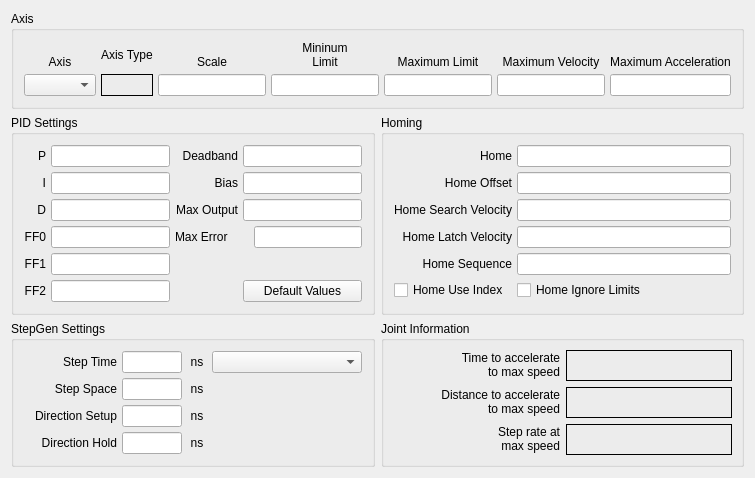
          <widget class="QWidget" name="joint4tab">
           <attribute name="title">
            <string>Joint 4</string>
           </attribute>
           <layout class="QGridLayout" name="gridLayout_25">
            <item row="0" column="0" colspan="2">
             <widget class="QGroupBox" name="jointAxisGroup_4">
              <property name="title">
               <string>Axis</string>
              </property>
              <layout class="QGridLayout" name="gridLayout_22">
               <property name="margin">
                <number>10</number>
               </property>
               <property name="spacing">
                <number>5</number>
               </property>
               <item row="1" column="0">
                <widget class="QComboBox" name="axisCB_4"/>
               </item>
               <item row="0" column="3">
                <widget class="QLabel" name="label_66">
                 <property name="text">
                  <string>&lt;html&gt;&lt;head/&gt;&lt;body&gt;&lt;p&gt;Mininum&lt;br/&gt;Limit&lt;/p&gt;&lt;/body&gt;&lt;/html&gt;</string>
                 </property>
                 <property name="alignment">
                  <set>Qt::AlignBottom|Qt::AlignHCenter</set>
                 </property>
                 <property name="wordWrap">
                  <bool>true</bool>
                 </property>
                </widget>
               </item>
               <item row="0" column="0">
                <widget class="QLabel" name="label_59">
                 <property name="text">
                  <string>Axis</string>
                 </property>
                 <property name="alignment">
                  <set>Qt::AlignBottom|Qt::AlignHCenter</set>
                 </property>
                </widget>
               </item>
               <item row="1" column="3">
                <widget class="QLineEdit" name="minLimit_4">
                 <property name="alignment">
                  <set>Qt::AlignRight|Qt::AlignTrailing|Qt::AlignVCenter</set>
                 </property>
                </widget>
               </item>
               <item row="1" column="4">
                <widget class="QLineEdit" name="maxLimit_4">
                 <property name="alignment">
                  <set>Qt::AlignRight|Qt::AlignTrailing|Qt::AlignVCenter</set>
                 </property>
                </widget>
               </item>
               <item row="0" column="4">
                <widget class="QLabel" name="label_71">
                 <property name="text">
                  <string>Maximum Limit</string>
                 </property>
                 <property name="textFormat">
                  <enum>Qt::AutoText</enum>
                 </property>
                 <property name="alignment">
                  <set>Qt::AlignBottom|Qt::AlignHCenter</set>
                 </property>
                 <property name="wordWrap">
                  <bool>true</bool>
                 </property>
                </widget>
               </item>
               <item row="0" column="5">
                <widget class="QLabel" name="label_80">
                 <property name="text">
                  <string>Maximum Velocity</string>
                 </property>
                 <property name="alignment">
                  <set>Qt::AlignBottom|Qt::AlignHCenter</set>
                 </property>
                 <property name="wordWrap">
                  <bool>true</bool>
                 </property>
                </widget>
               </item>
               <item row="1" column="5">
                <widget class="QLineEdit" name="maxVelocity_4">
                 <property name="alignment">
                  <set>Qt::AlignRight|Qt::AlignTrailing|Qt::AlignVCenter</set>
                 </property>
                </widget>
               </item>
               <item row="0" column="2">
                <widget class="QLabel" name="label_61">
                 <property name="text">
                  <string>Scale</string>
                 </property>
                 <property name="alignment">
                  <set>Qt::AlignBottom|Qt::AlignHCenter</set>
                 </property>
                </widget>
               </item>
               <item row="0" column="6">
                <widget class="QLabel" name="label_81">
                 <property name="text">
                  <string>Maximum Acceleration</string>
                 </property>
                 <property name="alignment">
                  <set>Qt::AlignBottom|Qt::AlignHCenter</set>
                 </property>
                 <property name="wordWrap">
                  <bool>true</bool>
                 </property>
                </widget>
               </item>
               <item row="1" column="6">
                <widget class="QLineEdit" name="maxAccel_4">
                 <property name="alignment">
                  <set>Qt::AlignRight|Qt::AlignTrailing|Qt::AlignVCenter</set>
                 </property>
                </widget>
               </item>
               <item row="0" column="1">
                <widget class="QLabel" name="label_31">
                 <property name="text">
                  <string>Axis Type</string>
                 </property>
                </widget>
               </item>
               <item row="1" column="1">
                <widget class="QLabel" name="axisType_4">
                 <property name="frameShape">
                  <enum>QFrame::Box</enum>
                 </property>
                 <property name="text">
                  <string/>
                 </property>
                </widget>
               </item>
               <item row="1" column="2">
                <widget class="QLineEdit" name="scale_4"/>
               </item>
              </layout>
             </widget>
            </item>
            <item row="1" column="0">
             <widget class="QGroupBox" name="groupBox_19">
              <property name="title">
               <string>PID Settings</string>
              </property>
              <layout class="QGridLayout" name="gridLayout_23">
               <property name="margin">
                <number>10</number>
               </property>
               <property name="spacing">
                <number>5</number>
               </property>
               <item row="0" column="0">
                <widget class="QLabel" name="label_254">
                 <property name="text">
                  <string>P</string>
                 </property>
                 <property name="alignment">
                  <set>Qt::AlignRight|Qt::AlignTrailing|Qt::AlignVCenter</set>
                 </property>
                </widget>
               </item>
               <item row="0" column="1">
                <widget class="QLineEdit" name="p_4">
                 <property name="text">
                  <string/>
                 </property>
                 <property name="alignment">
                  <set>Qt::AlignRight|Qt::AlignTrailing|Qt::AlignVCenter</set>
                 </property>
                </widget>
               </item>
               <item row="0" column="2">
                <widget class="QLabel" name="label_255">
                 <property name="text">
                  <string>Deadband</string>
                 </property>
                 <property name="alignment">
                  <set>Qt::AlignRight|Qt::AlignTrailing|Qt::AlignVCenter</set>
                 </property>
                </widget>
               </item>
               <item row="0" column="3">
                <widget class="QLineEdit" name="deadband_4">
                 <property name="text">
                  <string/>
                 </property>
                 <property name="alignment">
                  <set>Qt::AlignRight|Qt::AlignTrailing|Qt::AlignVCenter</set>
                 </property>
                </widget>
               </item>
               <item row="1" column="0">
                <widget class="QLabel" name="label_256">
                 <property name="text">
                  <string>I</string>
                 </property>
                 <property name="alignment">
                  <set>Qt::AlignRight|Qt::AlignTrailing|Qt::AlignVCenter</set>
                 </property>
                </widget>
               </item>
               <item row="1" column="1">
                <widget class="QLineEdit" name="i_4">
                 <property name="text">
                  <string/>
                 </property>
                 <property name="alignment">
                  <set>Qt::AlignRight|Qt::AlignTrailing|Qt::AlignVCenter</set>
                 </property>
                </widget>
               </item>
               <item row="1" column="2">
                <widget class="QLabel" name="label_257">
                 <property name="text">
                  <string>Bias</string>
                 </property>
                 <property name="alignment">
                  <set>Qt::AlignRight|Qt::AlignTrailing|Qt::AlignVCenter</set>
                 </property>
                </widget>
               </item>
               <item row="1" column="3">
                <widget class="QLineEdit" name="bias_4">
                 <property name="text">
                  <string/>
                 </property>
                 <property name="alignment">
                  <set>Qt::AlignRight|Qt::AlignTrailing|Qt::AlignVCenter</set>
                 </property>
                </widget>
               </item>
               <item row="2" column="0">
                <widget class="QLabel" name="label_258">
                 <property name="text">
                  <string>D</string>
                 </property>
                 <property name="alignment">
                  <set>Qt::AlignRight|Qt::AlignTrailing|Qt::AlignVCenter</set>
                 </property>
                </widget>
               </item>
               <item row="2" column="1">
                <widget class="QLineEdit" name="d_4">
                 <property name="text">
                  <string/>
                 </property>
                 <property name="alignment">
                  <set>Qt::AlignRight|Qt::AlignTrailing|Qt::AlignVCenter</set>
                 </property>
                </widget>
               </item>
               <item row="2" column="2">
                <widget class="QLabel" name="label_259">
                 <property name="text">
                  <string>Max Output</string>
                 </property>
                 <property name="alignment">
                  <set>Qt::AlignRight|Qt::AlignTrailing|Qt::AlignVCenter</set>
                 </property>
                </widget>
               </item>
               <item row="2" column="3">
                <widget class="QLineEdit" name="maxOutput_4">
                 <property name="text">
                  <string/>
                 </property>
                 <property name="alignment">
                  <set>Qt::AlignRight|Qt::AlignTrailing|Qt::AlignVCenter</set>
                 </property>
                </widget>
               </item>
               <item row="3" column="0">
                <widget class="QLabel" name="label_260">
                 <property name="text">
                  <string>FF0</string>
                 </property>
                 <property name="alignment">
                  <set>Qt::AlignRight|Qt::AlignTrailing|Qt::AlignVCenter</set>
                 </property>
                </widget>
               </item>
               <item row="3" column="1">
                <widget class="QLineEdit" name="ff0_4">
                 <property name="text">
                  <string/>
                 </property>
                 <property name="alignment">
                  <set>Qt::AlignRight|Qt::AlignTrailing|Qt::AlignVCenter</set>
                 </property>
                </widget>
               </item>
               <item row="4" column="0">
                <widget class="QLabel" name="label_262">
                 <property name="text">
                  <string>FF1</string>
                 </property>
                 <property name="alignment">
                  <set>Qt::AlignRight|Qt::AlignTrailing|Qt::AlignVCenter</set>
                 </property>
                </widget>
               </item>
               <item row="4" column="1">
                <widget class="QLineEdit" name="ff1_4">
                 <property name="text">
                  <string/>
                 </property>
                 <property name="alignment">
                  <set>Qt::AlignRight|Qt::AlignTrailing|Qt::AlignVCenter</set>
                 </property>
                </widget>
               </item>
               <item row="5" column="0">
                <widget class="QLabel" name="label_263">
                 <property name="text">
                  <string>FF2</string>
                 </property>
                 <property name="alignment">
                  <set>Qt::AlignRight|Qt::AlignTrailing|Qt::AlignVCenter</set>
                 </property>
                </widget>
               </item>
               <item row="5" column="1">
                <widget class="QLineEdit" name="ff2_4">
                 <property name="text">
                  <string/>
                 </property>
                 <property name="alignment">
                  <set>Qt::AlignRight|Qt::AlignTrailing|Qt::AlignVCenter</set>
                 </property>
                </widget>
               </item>
               <item row="5" column="3">
                <widget class="QPushButton" name="pidDefault_4">
                 <property name="text">
                  <string>Default Values</string>
                 </property>
                </widget>
               </item>
               <item row="3" column="3" alignment="Qt::AlignRight">
                <widget class="QLineEdit" name="maxError_4"/>
               </item>
               <item row="3" column="2">
                <widget class="QLabel" name="label_188">
                 <property name="text">
                  <string>Max Error</string>
                 </property>
                </widget>
               </item>
              </layout>
             </widget>
            </item>
            <item row="1" column="1">
             <widget class="QGroupBox" name="groupBox_17">
              <property name="title">
               <string>Homing</string>
              </property>
              <layout class="QGridLayout" name="gridLayout_21">
               <property name="margin">
                <number>10</number>
               </property>
               <property name="spacing">
                <number>5</number>
               </property>
               <item row="0" column="0">
                <widget class="QLabel" name="label_98">
                 <property name="text">
                  <string>Home</string>
                 </property>
                 <property name="alignment">
                  <set>Qt::AlignRight|Qt::AlignTrailing|Qt::AlignVCenter</set>
                 </property>
                </widget>
               </item>
               <item row="0" column="1">
                <widget class="QLineEdit" name="home_4">
                 <property name="toolTip">
                  <string>&lt;html&gt;&lt;head/&gt;&lt;body&gt;&lt;p&gt;Home is usually set to 0&lt;/p&gt;&lt;/body&gt;&lt;/html&gt;</string>
                 </property>
                 <property name="alignment">
                  <set>Qt::AlignLeading|Qt::AlignLeft|Qt::AlignVCenter</set>
                 </property>
                </widget>
               </item>
               <item row="1" column="0">
                <widget class="QLabel" name="label_99">
                 <property name="text">
                  <string>Home Offset</string>
                 </property>
                 <property name="alignment">
                  <set>Qt::AlignRight|Qt::AlignTrailing|Qt::AlignVCenter</set>
                 </property>
                </widget>
               </item>
               <item row="1" column="1">
                <widget class="QLineEdit" name="homeOffset_4">
                 <property name="toolTip">
                  <string>&lt;html&gt;&lt;head/&gt;&lt;body&gt;&lt;p&gt;Home Offset can be used to back off of the home switch&lt;/p&gt;&lt;/body&gt;&lt;/html&gt;</string>
                 </property>
                 <property name="alignment">
                  <set>Qt::AlignLeading|Qt::AlignLeft|Qt::AlignVCenter</set>
                 </property>
                </widget>
               </item>
               <item row="2" column="0">
                <widget class="QLabel" name="label_100">
                 <property name="text">
                  <string>Home Search Velocity</string>
                 </property>
                 <property name="alignment">
                  <set>Qt::AlignRight|Qt::AlignTrailing|Qt::AlignVCenter</set>
                 </property>
                </widget>
               </item>
               <item row="2" column="1">
                <widget class="QLineEdit" name="homeSearchVel_4">
                 <property name="toolTip">
                  <string>&lt;html&gt;&lt;head/&gt;&lt;body&gt;&lt;p&gt;Search Velocity is in units per second&lt;/p&gt;&lt;/body&gt;&lt;/html&gt;</string>
                 </property>
                 <property name="alignment">
                  <set>Qt::AlignLeading|Qt::AlignLeft|Qt::AlignVCenter</set>
                 </property>
                </widget>
               </item>
               <item row="3" column="0">
                <widget class="QLabel" name="label_101">
                 <property name="text">
                  <string>Home Latch Velocity</string>
                 </property>
                 <property name="alignment">
                  <set>Qt::AlignRight|Qt::AlignTrailing|Qt::AlignVCenter</set>
                 </property>
                </widget>
               </item>
               <item row="3" column="1">
                <widget class="QLineEdit" name="homeLatchVel_4">
                 <property name="toolTip">
                  <string>&lt;html&gt;&lt;head/&gt;&lt;body&gt;&lt;p&gt;Latch Velocity is in user units per second&lt;br/&gt;usually set slower than Search Velocity&lt;/p&gt;&lt;/body&gt;&lt;/html&gt;</string>
                 </property>
                 <property name="alignment">
                  <set>Qt::AlignLeading|Qt::AlignLeft|Qt::AlignVCenter</set>
                 </property>
                </widget>
               </item>
               <item row="5" column="0">
                <widget class="QCheckBox" name="homeUseIndex_4">
                 <property name="text">
                  <string>Home Use Index</string>
                 </property>
                </widget>
               </item>
               <item row="5" column="1">
                <widget class="QCheckBox" name="homeIgnoreLimits_4">
                 <property name="text">
                  <string>Home Ignore Limits</string>
                 </property>
                </widget>
               </item>
               <item row="4" column="1">
                <widget class="QLineEdit" name="homeSequence_4">
                 <property name="toolTip">
                  <string>&lt;html&gt;&lt;head/&gt;&lt;body&gt;&lt;p&gt;Home sequences start at 0 and do not skip a number.&lt;/p&gt;&lt;p&gt;Multiple joint axis use a negative number.&lt;/p&gt;&lt;p&gt;Leave blank to home the joint manually.&lt;/p&gt;&lt;/body&gt;&lt;/html&gt;</string>
                 </property>
                </widget>
               </item>
               <item row="4" column="0">
                <widget class="QLabel" name="label_141">
                 <property name="text">
                  <string>Home Sequence</string>
                 </property>
                 <property name="alignment">
                  <set>Qt::AlignRight|Qt::AlignTrailing|Qt::AlignVCenter</set>
                 </property>
                </widget>
               </item>
              </layout>
             </widget>
            </item>
            <item row="2" column="0">
             <widget class="QGroupBox" name="groupBox_20">
              <property name="title">
               <string>StepGen Settings</string>
              </property>
              <layout class="QGridLayout" name="gridLayout_24">
               <property name="margin">
                <number>10</number>
               </property>
               <property name="spacing">
                <number>5</number>
               </property>
               <item row="0" column="0">
                <widget class="QLabel" name="label_106">
                 <property name="text">
                  <string>Step Time</string>
                 </property>
                 <property name="alignment">
                  <set>Qt::AlignRight|Qt::AlignTrailing|Qt::AlignVCenter</set>
                 </property>
                </widget>
               </item>
               <item row="0" column="1">
                <widget class="QLineEdit" name="stepTime_4">
                 <property name="maximumSize">
                  <size>
                   <width>60</width>
                   <height>16777215</height>
                  </size>
                 </property>
                 <property name="inputMask">
                  <string/>
                 </property>
                 <property name="text">
                  <string/>
                 </property>
                 <property name="alignment">
                  <set>Qt::AlignRight|Qt::AlignTrailing|Qt::AlignVCenter</set>
                 </property>
                </widget>
               </item>
               <item row="0" column="2">
                <widget class="QLabel" name="label_132">
                 <property name="minimumSize">
                  <size>
                   <width>20</width>
                   <height>0</height>
                  </size>
                 </property>
                 <property name="maximumSize">
                  <size>
                   <width>20</width>
                   <height>16777215</height>
                  </size>
                 </property>
                 <property name="text">
                  <string>ns</string>
                 </property>
                 <property name="alignment">
                  <set>Qt::AlignCenter</set>
                 </property>
                </widget>
               </item>
               <item row="1" column="0">
                <widget class="QLabel" name="label_133">
                 <property name="text">
                  <string>Step Space</string>
                 </property>
                 <property name="alignment">
                  <set>Qt::AlignRight|Qt::AlignTrailing|Qt::AlignVCenter</set>
                 </property>
                </widget>
               </item>
               <item row="1" column="1">
                <widget class="QLineEdit" name="stepSpace_4">
                 <property name="maximumSize">
                  <size>
                   <width>60</width>
                   <height>16777215</height>
                  </size>
                 </property>
                 <property name="text">
                  <string/>
                 </property>
                 <property name="alignment">
                  <set>Qt::AlignRight|Qt::AlignTrailing|Qt::AlignVCenter</set>
                 </property>
                </widget>
               </item>
               <item row="1" column="2">
                <widget class="QLabel" name="label_134">
                 <property name="minimumSize">
                  <size>
                   <width>20</width>
                   <height>0</height>
                  </size>
                 </property>
                 <property name="maximumSize">
                  <size>
                   <width>20</width>
                   <height>16777215</height>
                  </size>
                 </property>
                 <property name="text">
                  <string>ns</string>
                 </property>
                 <property name="alignment">
                  <set>Qt::AlignCenter</set>
                 </property>
                </widget>
               </item>
               <item row="2" column="0">
                <widget class="QLabel" name="label_135">
                 <property name="text">
                  <string>Direction Setup</string>
                 </property>
                 <property name="alignment">
                  <set>Qt::AlignRight|Qt::AlignTrailing|Qt::AlignVCenter</set>
                 </property>
                </widget>
               </item>
               <item row="2" column="1">
                <widget class="QLineEdit" name="dirSetup_4">
                 <property name="maximumSize">
                  <size>
                   <width>60</width>
                   <height>16777215</height>
                  </size>
                 </property>
                 <property name="text">
                  <string/>
                 </property>
                 <property name="alignment">
                  <set>Qt::AlignRight|Qt::AlignTrailing|Qt::AlignVCenter</set>
                 </property>
                </widget>
               </item>
               <item row="2" column="2">
                <widget class="QLabel" name="label_136">
                 <property name="minimumSize">
                  <size>
                   <width>20</width>
                   <height>0</height>
                  </size>
                 </property>
                 <property name="maximumSize">
                  <size>
                   <width>20</width>
                   <height>16777215</height>
                  </size>
                 </property>
                 <property name="text">
                  <string>ns</string>
                 </property>
                 <property name="alignment">
                  <set>Qt::AlignCenter</set>
                 </property>
                </widget>
               </item>
               <item row="3" column="0">
                <widget class="QLabel" name="label_137">
                 <property name="text">
                  <string>Direction Hold</string>
                 </property>
                 <property name="alignment">
                  <set>Qt::AlignRight|Qt::AlignTrailing|Qt::AlignVCenter</set>
                 </property>
                </widget>
               </item>
               <item row="3" column="1">
                <widget class="QLineEdit" name="dirHold_4">
                 <property name="maximumSize">
                  <size>
                   <width>60</width>
                   <height>16777215</height>
                  </size>
                 </property>
                 <property name="text">
                  <string/>
                 </property>
                 <property name="alignment">
                  <set>Qt::AlignRight|Qt::AlignTrailing|Qt::AlignVCenter</set>
                 </property>
                </widget>
               </item>
               <item row="3" column="2">
                <widget class="QLabel" name="label_138">
                 <property name="minimumSize">
                  <size>
                   <width>20</width>
                   <height>0</height>
                  </size>
                 </property>
                 <property name="maximumSize">
                  <size>
                   <width>20</width>
                   <height>16777215</height>
                  </size>
                 </property>
                 <property name="text">
                  <string>ns</string>
                 </property>
                 <property name="alignment">
                  <set>Qt::AlignCenter</set>
                 </property>
                </widget>
               </item>
               <item row="0" column="3">
                <widget class="QComboBox" name="driveCB_4">
                 <property name="minimumSize">
                  <size>
                   <width>150</width>
                   <height>0</height>
                  </size>
                 </property>
                </widget>
               </item>
              </layout>
             </widget>
            </item>
            <item row="2" column="1">
             <widget class="QGroupBox" name="gridGroupBox">
              <property name="title">
               <string>Joint Information</string>
              </property>
              <layout class="QGridLayout" name="gridLayout_36">
               <item row="0" column="0">
                <widget class="QLabel" name="label_207">
                 <property name="text">
                  <string>&lt;html&gt;&lt;head/&gt;&lt;body&gt;&lt;p align=&quot;right&quot;&gt;Time to accelerate&lt;br/&gt;to max speed&lt;/p&gt;&lt;/body&gt;&lt;/html&gt;</string>
                 </property>
                </widget>
               </item>
               <item row="1" column="0">
                <widget class="QLabel" name="label_208">
                 <property name="text">
                  <string>&lt;html&gt;&lt;head/&gt;&lt;body&gt;&lt;p align=&quot;right&quot;&gt;Distance to accelerate&lt;br/&gt;to max speed&lt;/p&gt;&lt;/body&gt;&lt;/html&gt;</string>
                 </property>
                </widget>
               </item>
               <item row="2" column="0">
                <widget class="QLabel" name="label_209">
                 <property name="text">
                  <string>&lt;html&gt;&lt;head/&gt;&lt;body&gt;&lt;p align=&quot;right&quot;&gt;Step rate at&lt;br/&gt;max speed&lt;/p&gt;&lt;/body&gt;&lt;/html&gt;</string>
                 </property>
                </widget>
               </item>
               <item row="1" column="1">
                <widget class="QLabel" name="distanceJoint_4">
                 <property name="frameShape">
                  <enum>QFrame::Box</enum>
                 </property>
                 <property name="text">
                  <string/>
                 </property>
                </widget>
               </item>
               <item row="0" column="1">
                <widget class="QLabel" name="timeJoint_4">
                 <property name="frameShape">
                  <enum>QFrame::Box</enum>
                 </property>
                 <property name="text">
                  <string/>
                 </property>
                </widget>
               </item>
               <item row="2" column="1">
                <widget class="QLabel" name="stepRateJoint_4">
                 <property name="frameShape">
                  <enum>QFrame::Box</enum>
                 </property>
                 <property name="text">
                  <string/>
                 </property>
                </widget>
               </item>
              </layout>
             </widget>
            </item>
           </layout>
          </widget>
